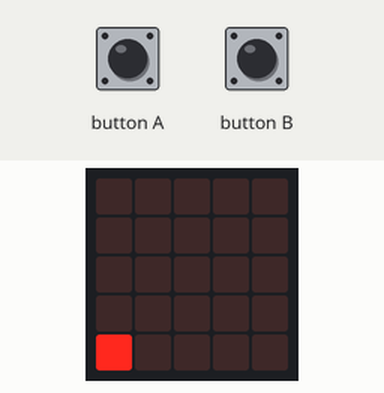
Simulated run of this program. Board: BBC micro:bit (MakeCode). On the bench: the board's 5×5 LED display. The inputs (shaded band) are chosen by the test bench. Random numbers come from a fixed seed.

Above: at 1.2 s.
1.3 s: button A pressed 5 times (0.12 s each, 0.3 s apart)
At 3.8 s:
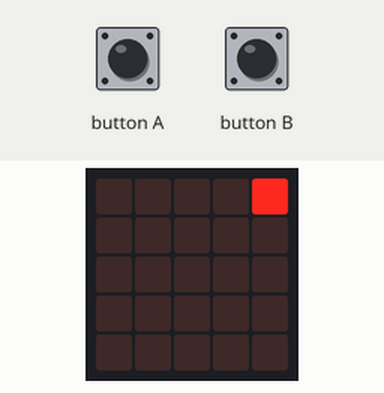
4.3 s: button A pressed for 0.15 s
At 4.9 s:
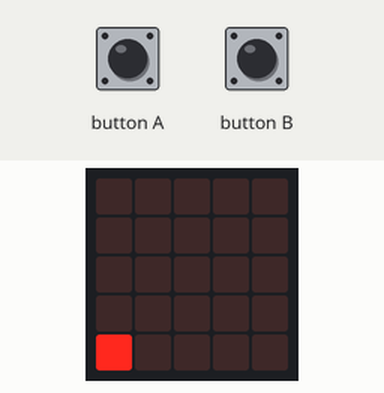
7.4 s: button A pressed 2 times (0.12 s each, 0.3 s apart)
At 7.68 s:
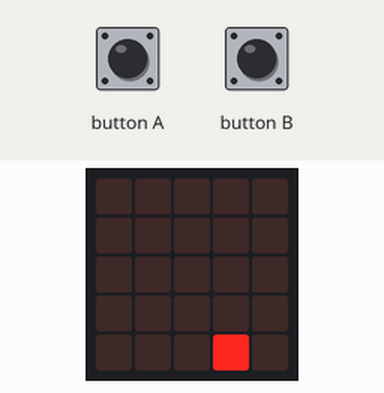
11.0 s: button A pressed for 0.15 s
At 11.33 s:
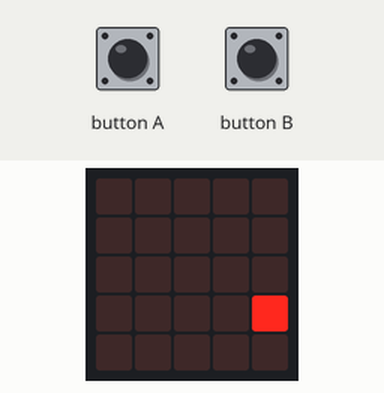
11.7 s: button A pressed for 0.15 s
At 11.93 s:
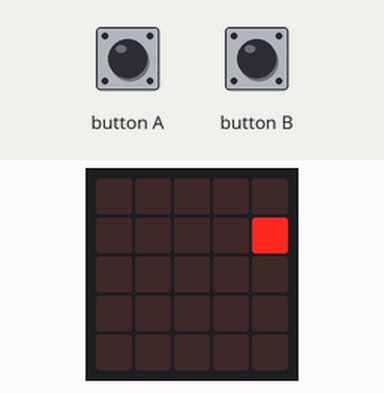
13.5 s: button A pressed for 0.15 s
At 13.83 s:
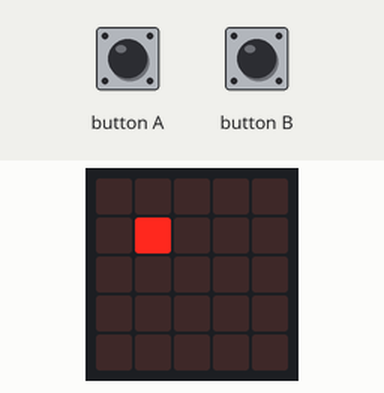
Timing chart, 0 to 16.5 s (numbered marks = the images above; inputs shaded):
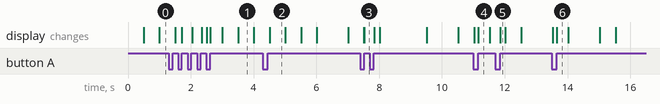

The program:

main.ts
```typescript
input.onButtonPressed(Button.A, function () {
    objeto.move(1)
    objeto.ifOnEdgeBounce()
})
input.onButtonPressed(Button.B, function () {
    objeto.turn(Direction.Right, 90)
})
let objeto: game.LedSprite = null
objeto = game.createSprite(2, 4)
basic.forever(function () {
    while (true) {
        objeto.move(4)
        objeto.ifOnEdgeBounce()
        objeto.turn(Direction.Right, randint(0, 7) * 45)
        basic.pause(500)
    }
})
```

test.ts
```typescript
// aquí va el archivo "tests"; esto no se compilará cuando este paquete se utilice como una extensión.
```

Measured:
- what the display in image 1 shows lasts 0.5 s, from 3.5 s to 4.0 s
